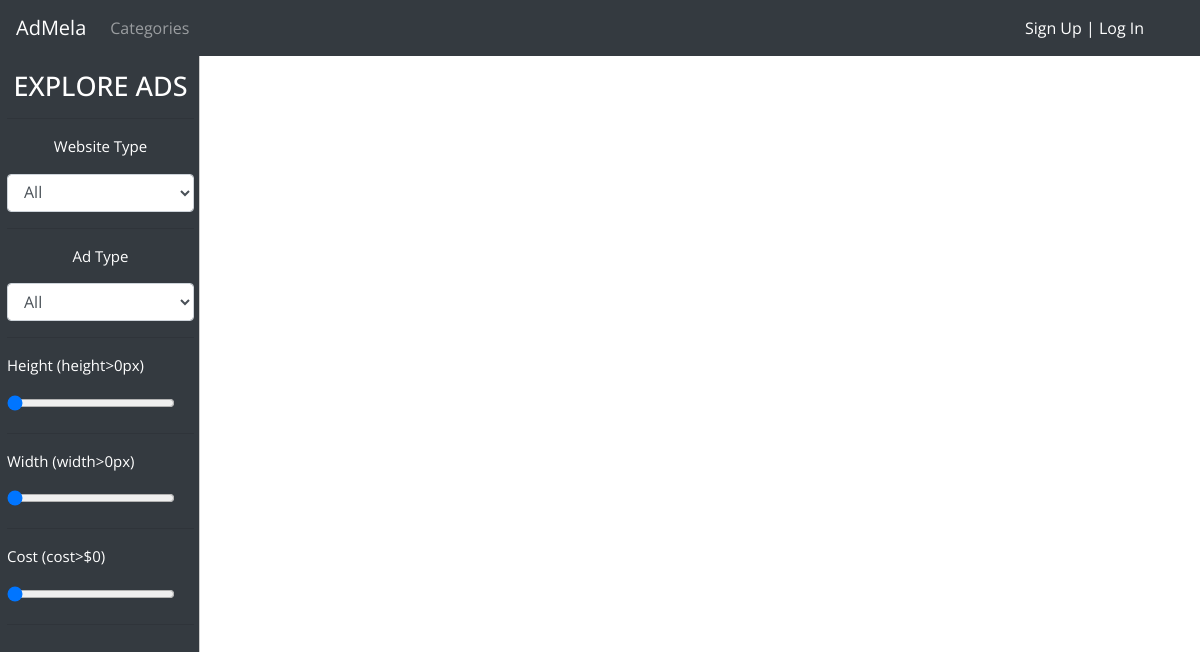
Page /categorypage.php on the earlier database version.
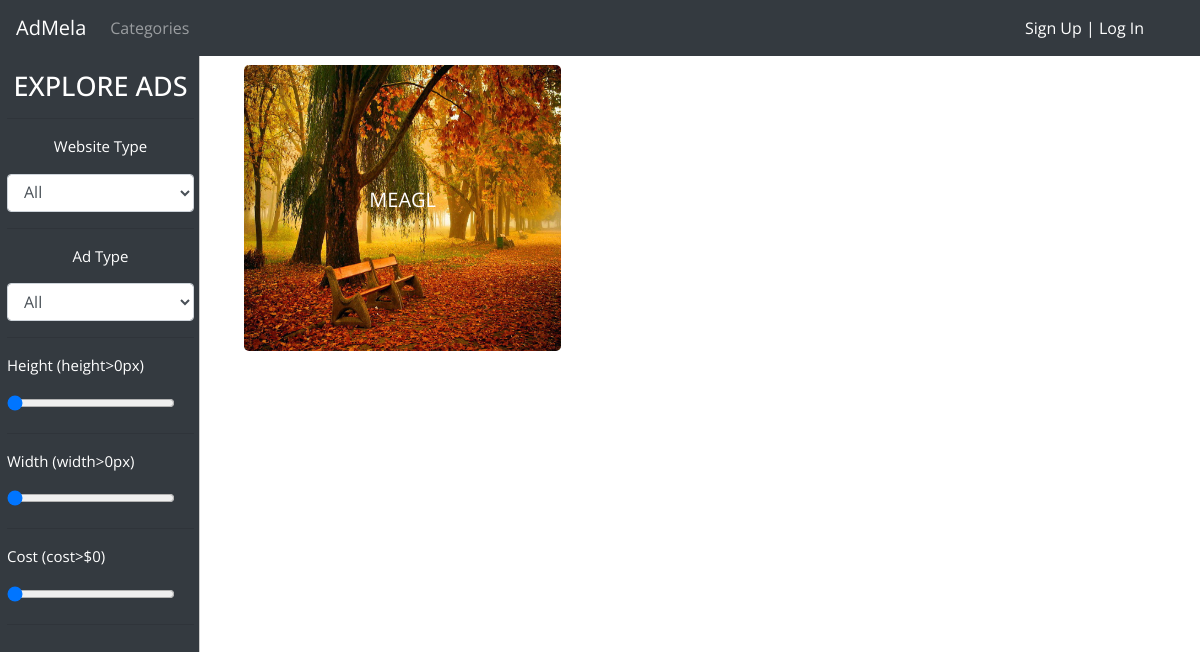
Same page on the later database version.
### tables this page shows
CREATE TABLE `ads` (
  `aid` int(11) NOT NULL,
  `websiteId` int(11) NOT NULL,
  `websiteOwnerId` int(11) NOT NULL,
  `width` int(11) NOT NULL,
  `height` int(11) NOT NULL,
  `type` int(11) NOT NULL,
  `status` int(11) NOT NULL,
  `cost` bigint(20) NOT NULL,
  `favourites` int(11) NOT NULL,
  `imgdst1` varchar(500) NOT NULL,
  `imgdst2` varchar(500) NOT NULL,
  `imgdst3` varchar(500) NOT NULL
);

CREATE TABLE `websites` (
  `wid` int(11) NOT NULL,
  `websiteName` varchar(50) NOT NULL,
  `websiteDomain` varchar(50) NOT NULL,
  `ownerId` int(11) NOT NULL,
  `websiteType` int(11) NOT NULL,
  `pageviews` int(11) NOT NULL,
  `pg_lastmonth` int(11) NOT NULL
);

### categorypage.php (the view, shortened to what this page needs)
<?php
include 'dbh.php';
?>
<!doctype html>
<head>
    <link rel="stylesheet" href="https://stackpath.bootstrapcdn.com/bootstrap/4.1.3/css/bootstrap.min.css">
    <link rel="stylesheet" href="https://use.fontawesome.com/releases/v5.2.0/css/all.css">
</head>
<body>
	<nav class="navbar navbar-expand-lg navbar-dark bg-dark fixed-top">
		<a class="navbar-brand" href="index.php">AdMela</a>
		<div class="collapse navbar-collapse header-boy" id="navbarNavAltMarkup" style="">
			<div class="navbar-nav" style="float:left">
				<a class="nav-item nav-link " href="categorypage.php">Categories </a>
			</div>
			<div class="header-right">
				<?php
				if(isset($_SESSION['id']))
				{
					?>
					<!-- <a href="advertise.php" class="header-notif-icon">
						<i style="font-size:30px;color:white" class="far fa-bell"></i>
					</a> -->
					<a href="advertise.php" class="header-ad-icon">
						<i style="font-size:30px;color:white" class="fas fa-upload"></i>
					</a>
					<a href="user_profile.php" class="header-dp-icon">
						<img src="<?php echo $_SESSION['profilePicLocation']; ?>" class="header-up-dp">
					</a>
					<?php
				}
				else
				{
					?>
					<a href="signup.php" class="nav-item nav-link" style="color:white">Sign Up | Log In</a>
					<?php
				}
				?>
			</div>
		</div>
	</nav>
	<div class="container-fluid outer-container">
		<div class="row">
			<div class="col-md-2 left-nav">
				<div style="text-align:center;padding-top:20px">
					<h2 style="font-size:27px">EXPLORE ADS<h2>
				</div>
				<div>
					<hr>
					<p style="font-size:15px;text-align:center">Website Type</p>
					<select id="wbtype" class="form-control" name="wbtype" onchange="webtype(this);">
						<option value="0" >All</option>
					</select>
					<hr>
					<p style="font-size:15px;text-align:center">Ad Type</p>
					<select id="adtype" class="form-control" name="adtype" onchange="adtypee(this);">
						<option value="0" >All</option>
					</select>
					<hr>
					<p style="font-size:15px">Height (height><span id="heightspan">0</span>px)</p>
					<input type="range" id="height" name="height" min="0" max="1024" style="width:90%" value="0" onchange="hei(this);">
					<hr>
					<p style="font-size:15px">Width (width><span id="widthspan">0</span>px)</p>
					<input type="range" id="width" name="width" min="0" max="1024" style="width:90%" value="0" onchange="wid(this);">
					<hr>
					<p style="font-size:15px">Cost (cost>$<span id="costspan">0</span>)</p>
					<input type="range" id="cost" name="cost" min="1" max="1000" style="width:90%" value="0" onchange="cst(this);">
					<hr>
				</div>
			</div>
			<div class="col-md-10 categories-div" id="categories-div" style="margin-top:10px">
				<?php
				$sql="SELECT * FROM ads ORDER BY aid DESC";
				$result=mysqli_query($conn,$sql);
				$count=1;
				while($row=mysqli_fetch_assoc($result))
				{
					$websiteId=$row['websiteId'];
					$sql1="SELECT * FROM websites WHERE wid='$websiteId'";
					$result1=mysqli_query($conn,$sql1);
					$row1=mysqli_fetch_assoc($result1);
					if($count%3==1)
					{
						?>
						<div class="row">
						<?php
					}
					?>
						<div class="col-md-4">
							<a href="adlisting.php?ad_Id=<?php echo $row['aid']; ?>">
								<div class="category-box" style="background-image: url('<?php echo $row["imgdst1"]; ?>');background-size: 100% 100%;">
									<p style="font-size:20px"><?php echo $row1['websiteName']; ?></p>
								</div>
							</a>
						</div>
						<?php
					$count+=1;
				}
				?>
				<br>
			</div>
		</div>
	</div>
</body>
</html>

Differences in the rows shown:
added ads: imgdst1 (picture), websiteId.websiteName "MEAGL"
